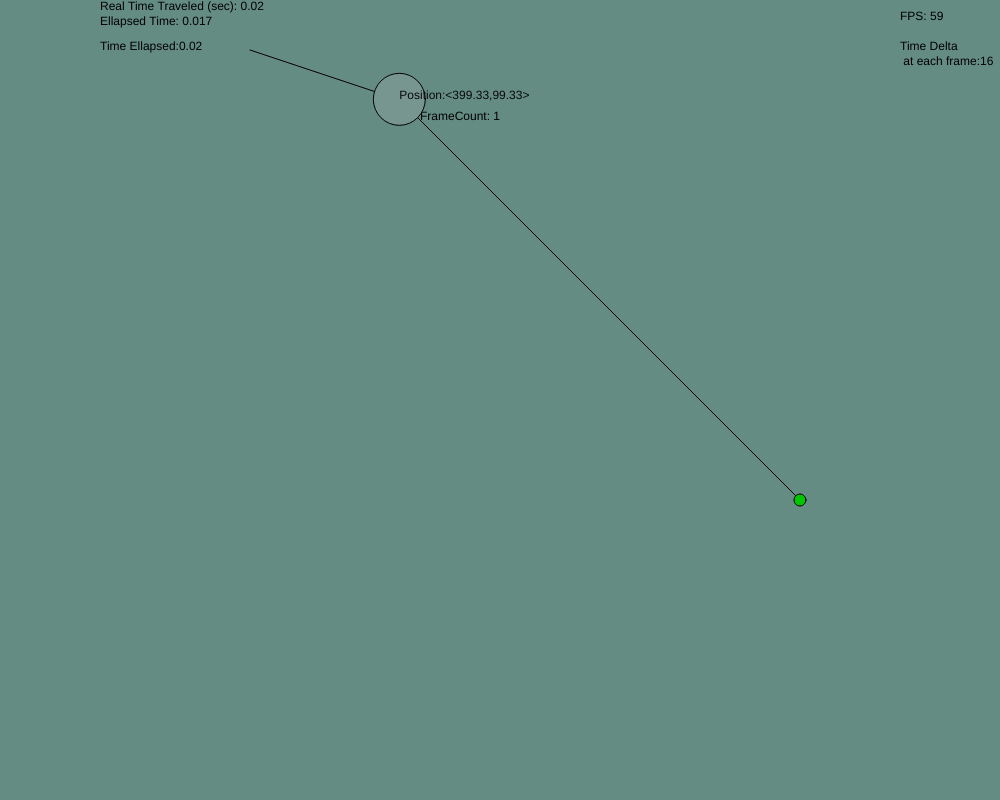
Frame 1 (no input)
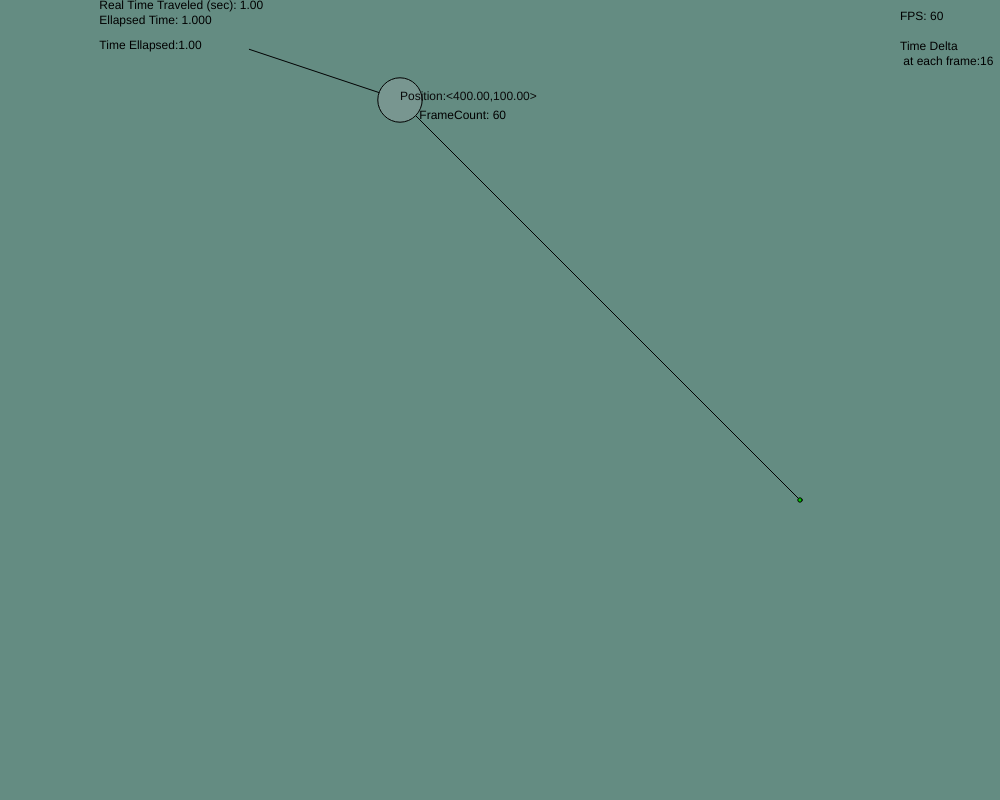
Frame 60 (no input)
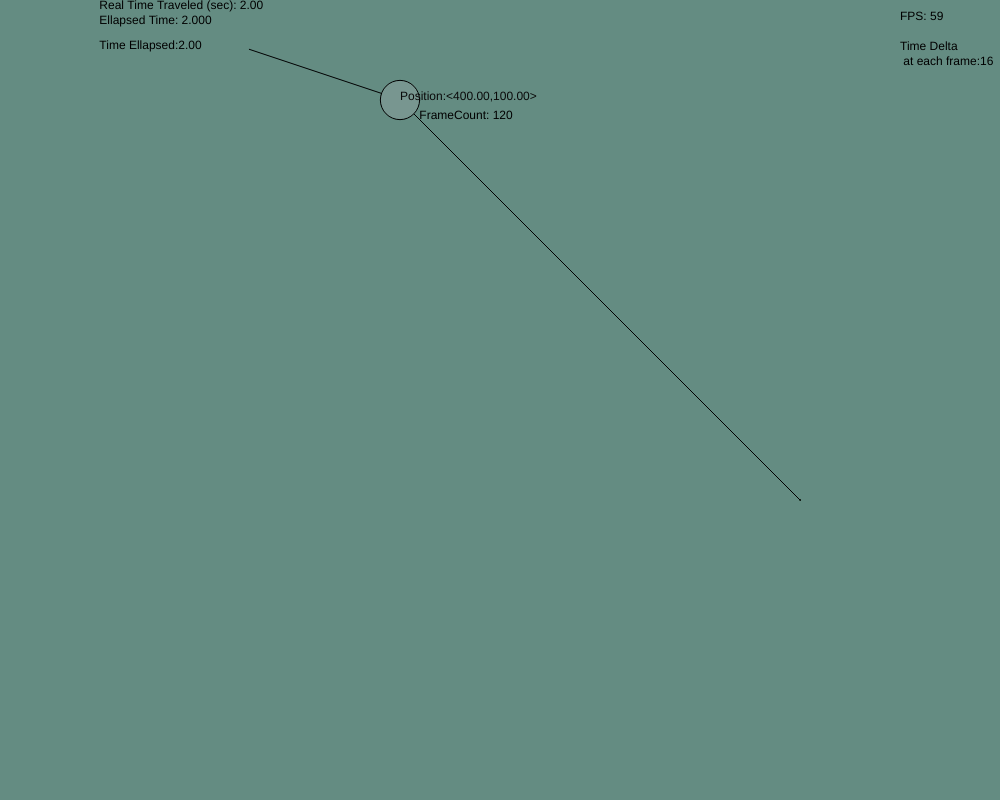
Frame 120 (the mouse pressed at the canvas centre since frame 60)

The p5.js sketch that drew these frames (run headless with seeded random() and noise() and a simulated clock; from frame 60 on, the mouse is pressed at the canvas centre):

// p5.js sketch
// ── sketch.js
/** ***************************************************************************
 *
        ▒█▀▄▀█ █▀▀█ ░▀░ █▀▀▄ 　 ▒█▀▀█ █░░ █▀▀█ ▀▀█▀▀ █▀▀ █▀▀█ █▀▀█ █▀▄▀█
        ▒█▒█▒█ █▄▄█ ▀█▀ █░░█ 　 ▒█▄▄█ █░░ █▄▄█ ░░█░░ █▀▀ █░░█ █▄▄▀ █░▀░█
        ▒█░░▒█ ▀░░▀ ▀▀▀ ▀░░▀ 　 ▒█░░░ ▀▀▀ ▀░░▀ ░░▀░░ ▀░░ ▀▀▀▀ ▀░▀▀ ▀░░░▀
 *
  *****************************************************************************
*/
// define global variables
const requiredTime = 10; // 1 sec = 1000 milliseconds.
let travelDistance;
let timeTraveled;
timeTraveled = 0;
const px1 = 400;
const py1 = 100;
const px2 = 800;
const py2 = 500;
const r1 = 10;
const r2 = 10;

let distanceX = px1;
let distanceY = py1;

const xc = px2 - px1;
const yc = py2 - py1;

travelDistance = Math.sqrt((px2 - px1) ** 2 + (py2 - py1) ** 2);

let vx = travelDistance / (requiredTime * 1000); // 1000 millisecond
let vy = travelDistance / (requiredTime * 1000);
let calculateTime;
calculateTime = 0;
let switchx;
switchx = false;
const fps = 60;
let stoppingTime;
let accumlativeCycles = 0;

// Setup canvas
function setup() {
  /** It will used for setup your objects
   *
   */

  createCanvas(1000, 800);
  frameRate(60);
}
// Dyanmic 60 fps draw on canvas
function draw() {
  /* Drawing function where you can get all the objects moving
   *
   */

  background(100, 140, 130);
  screenStats();
  checkBoudaries();
  arrivalParticle();
  timeelapsed();
  particleX();
}
// Functions and  utilities
function particleX() {
  line(px1, py1, px2, py2);
  fill([12, 100, 20]);
  fill([123, 100, 140]);
  ellipse(
      px1,
      py1,
      r1 + Math.sin(frameCount / 10) * 20,
      r1 + Math.sin(frameCount / 10) * 20,
  );
  fill([0, 200, 0]);
  ellipse(
      px2,
      py2,
      r2 + Math.sin(frameCount / 10) * 20,
      r2 + Math.sin(frameCount / 10) * 20,
  );

  const ld = normalizeVector(px1, py1, px2, py2);

  distanceX = distanceX + vx * (xc / ld) * deltaTime;
  distanceY = distanceY + vy * (yc / ld) * deltaTime;

  fill([120, 150, 144]);
  ellipse(
      distanceX,
      distanceY,
      50 + Math.sin(frameCount / 10) * 20,
      50 + Math.sin(frameCount / 10) * 20,
  );
  fill(10, 10, 10);

  text(
      'Position:<' + distanceX.toFixed(2) + ',' + distanceY.toFixed(2) + '>',
      distanceX,
      distanceY,
  );
}

function timeelapsed() {
  const fc = frameCount;
  calculateTime += deltaTime / 1000;
  text(
      'Time Ellapsed:' + calculateTime.toFixed(2),
      distanceX - 300,
      distanceY - 50,
  );
  text('FrameCount: ' + parseFloat(fc), distanceX + 20, distanceY + 20);
  text(
      'Ellapsed Time: ' + (fc / fps).toFixed(3),
      distanceX - 300,
      distanceY - 75,
  );
  timeTraveled = timeTraveled + deltaTime;
  text(
      'Real Time Traveled (sec): ' + (timeTraveled / 1000).toFixed(2),
      distanceX - 300,
      distanceY - 90,
  );
  line(distanceX, distanceY, distanceX - 150, distanceY - 50);
}

function normalizeVector(px1, py1, px2, py2) {
  const L = Math.sqrt((px1 - px2) ** 2 + (py1 - py2) ** 2);
  return L;
}

function checkBoudaries() {
  if (distanceX >= px2 || distanceX <= px1) {
    vx = -1 * vx;
    // console.log('Reached to y' + vx);
  }

  if (distanceY >= py2 || distanceY <= py1) {
    vy = -1 * vy;
  }
}

// textSize(20);
function arrivalParticle() {
  if (distanceX >= px2 && distanceY >= py2) {
    switchx = true;
    stoppingTime = timeTraveled;
  }

  if (switchx === true) {
    text(
        'Arrive at : ' + (stoppingTime / 1000).toFixed(2) + ' Sec. ',
        px2 - 150,
        py2 + 30,
    );
    accumlativeCycles += 1;
    text('Cycles No. : ' + accumlativeCycles, px2 - 150, py2 + 10);
    // textSize(10);
  }
}

function screenStats() {
  fill([0, 0, 0]);
  text('FPS: ' + int(getFrameRate()), 900, 20);
  text(
      'Time Delta \n at each frame:' + parseInt(deltaTime, 10),
      width / 2 + 400,
      height / 4 - 150,
  );
}
